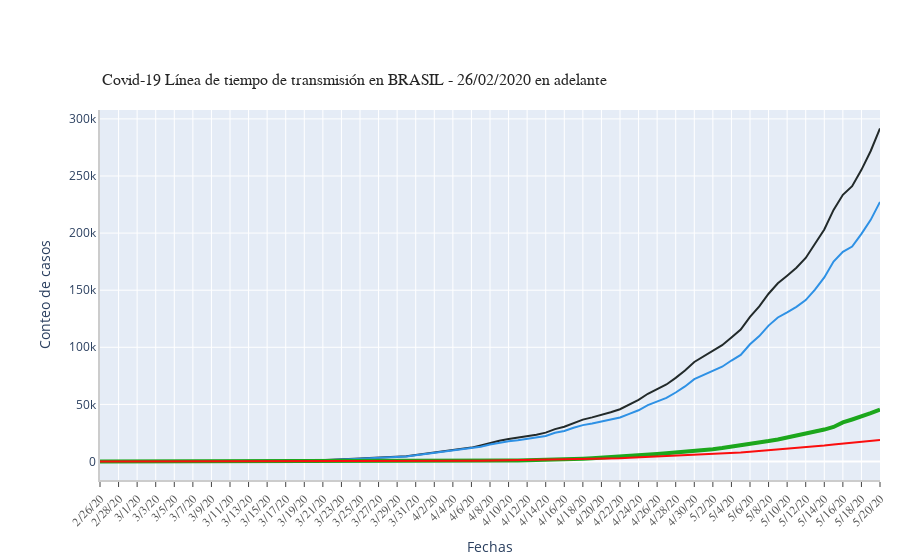

The code cell stored with this chart in its notebook:
### Markdown cell above
#### Cronología de transmisión Covid-19 en BRASIL - 26/02/2020 en adelante

### Code cell
#Just need to change the ts_array
ts_array = [confirmed_Brazil_ts[35:], active_Brazil_ts[35:], recovered_Brazil_ts[35:], deaths_Brazil_ts[35:]]
fig_4 = draw_plot(ts_array = ts_array, 
                  ts_label = labels , 
                  title = "Covid-19 Línea de tiempo de transmisión en BRASIL - 26/02/2020 en adelante",
                  colors = colors, mode_size = mode_size, 
                  line_size = line_size , 
                  x_axis_title = "Fechas" , 
                  y_axis_title = "Conteo de casos", 
                  tickangle = 315, 
                  yaxis_type = "", additional_annotations=[])

fig_4.show()
#print(active_Brazil_ts[35:])

### Figure 1 — Plotly figure (JSON) as saved in the notebook; plotly's stock layout.template omitted (floating-point values rounded to 4 significant figures)
{"data": [{"connectgaps": true, "line": {"color": "#222A2A", "width": 2}, "name": "Confirmados", "type": "scatter", "x": ["2/26/20", "2/27/20", "2/28/20", "2/29/20", "3/1/20", "3/2/20", "3/3/20", "3/4/20", "3/5/20", "3/6/20", "3/7/20", "3/8/20", "3/9/20", "3/10/20", "3/11/20", "3/12/20", "3/13/20", "3/14/20", "3/15/20", "3/16/20", "3/17/20", "3/18/20", "3/19/20", "3/20/20", "3/21/20", "3/22/20", "3/23/20", "3/24/20", "3/25/20", "3/26/20", "3/27/20", "3/28/20", "3/29/20", "3/30/20", "3/31/20", "4/1/20", "4/2/20", "4/3/20", "4/4/20", "4/5/20", "4/6/20", "4/7/20", "4/8/20", "4/9/20", "4/10/20", "4/11/20", "4/12/20", "4/13/20", "4/14/20", "4/15/20", "4/16/20", "4/17/20", "4/18/20", "4/19/20", "4/20/20", "4/21/20", "4/22/20", "4/23/20", "4/24/20", "4/25/20", "4/26/20", "4/27/20", "4/28/20", "4/29/20", "4/30/20", "5/1/20", "5/2/20", "5/3/20", "5/4/20", "5/5/20", "5/6/20", "5/7/20", "5/8/20", "5/9/20", "5/10/20", "5/11/20", "5/12/20", "5/13/20", "5/14/20", "5/15/20", "5/16/20", "5/17/20", "5/18/20", "5/19/20", "5/20/20"], "y": [1, 1, 1, 2, 2, 2, 2, 4, 4, 13, 13, 20, 25, 31, 38, 52, 151, 151, 162, 200, 321, 372, 621, 793, 1021, 1546, 1924, 2247, 2554, 2985, 3417, 3904, 4256, 4579, 5717, 6836, 8044, 9056, 10360, 11130, 12161, 14034, 16170, 18092, 19638, 20727, 22192, 23430, 25262, 28320, 30425, 33682, 36658, 38654, 40743, 43079, 45757, 50036, 54043, 59324, 63100, 67446, 73235, 79685, 87187, 92202, 97100, 101826, 108620, 115455, 126611, 135773, 146894, 156061, 162699, 169594, 178214, 190137, 203165, 220291, 233511, 241080, 255368, 271885, 291579]}, {"connectgaps": true, "line": {"color": "#2E91E5", "width": 2}, "name": "Activos", "type": "scatter", "x": ["2/26/20", "2/27/20", "2/28/20", "2/29/20", "3/1/20", "3/2/20", "3/3/20", "3/4/20", "3/5/20", "3/6/20", "3/7/20", "3/8/20", "3/9/20", "3/10/20", "3/11/20", "3/12/20", "3/13/20", "3/14/20", "3/15/20", "3/16/20", "3/17/20", "3/18/20", "3/19/20", "3/20/20", "3/21/20", "3/22/20", "3/23/20", "3/24/20", "3/25/20", "3/26/20", "3/27/20", "3/28/20", "3/29/20", "3/30/20", "3/31/20", "4/1/20", "4/2/20", "4/3/20", "4/4/20", "4/5/20", "4/6/20", "4/7/20", "4/8/20", "4/9/20", "4/10/20", "4/11/20", "4/12/20", "4/13/20", "4/14/20", "4/15/20", "4/16/20", "4/17/20", "4/18/20", "4/19/20", "4/20/20", "4/21/20", "4/22/20", "4/23/20", "4/24/20", "4/25/20", "4/26/20", "4/27/20", "4/28/20", "4/29/20", "4/30/20", "5/1/20", "5/2/20", "5/3/20", "5/4/20", "5/5/20", "5/6/20", "5/7/20", "5/8/20", "5/9/20", "5/10/20", "5/11/20", "5/12/20", "5/13/20", "5/14/20", "5/15/20", "5/16/20", "5/17/20", "5/18/20", "5/19/20", "5/20/20"], "y": [-2, -2, -2, -1, -1, -1, -1, 1, 1, 10, 10, 17, 22, 27, 34, 48, 147, 147, 149, 187, 306, 355, 600, 762, 983, 1494, 1863, 2161, 2452, 2863, 3252, 3709, 4025, 4318, 5393, 6448, 7529, 8505, 9686, 10415, 11222, 12927, 14845, 16522, 17807, 18634, 19889, 20921, 22371, 25152, 26733, 29500, 31841, 33338, 34883, 36363, 38481, 41693, 44841, 49328, 52291, 55706, 60405, 65735, 72113, 75783, 79520, 83000, 88406, 93375, 102692, 109807, 118990, 126104, 130607, 135392, 141333, 150497, 161197, 175071, 183625, 188167, 199282, 211593, 227298]}, {"connectgaps": true, "line": {"color": "#1CA71C", "width": 4}, "name": "Recuperados", "type": "scatter", "x": ["2/26/20", "2/27/20", "2/28/20", "2/29/20", "3/1/20", "3/2/20", "3/3/20", "3/4/20", "3/5/20", "3/6/20", "3/7/20", "3/8/20", "3/9/20", "3/10/20", "3/11/20", "3/12/20", "3/13/20", "3/14/20", "3/15/20", "3/16/20", "3/17/20", "3/18/20", "3/19/20", "3/20/20", "3/21/20", "3/22/20", "3/23/20", "3/24/20", "3/25/20", "3/26/20", "3/27/20", "3/28/20", "3/29/20", "3/30/20", "3/31/20", "4/1/20", "4/2/20", "4/3/20", "4/4/20", "4/5/20", "4/6/20", "4/7/20", "4/8/20", "4/9/20", "4/10/20", "4/11/20", "4/12/20", "4/13/20", "4/14/20", "4/15/20", "4/16/20", "4/17/20", "4/18/20", "4/19/20", "4/20/20", "4/21/20", "4/22/20", "4/23/20", "4/24/20", "4/25/20", "4/26/20", "4/27/20", "4/28/20", "4/29/20", "4/30/20", "5/1/20", "5/2/20", "5/3/20", "5/4/20", "5/5/20", "5/6/20", "5/7/20", "5/8/20", "5/9/20", "5/10/20", "5/11/20", "5/12/20", "5/13/20", "5/14/20", "5/15/20", "5/16/20", "5/17/20", "5/18/20", "5/19/20", "5/20/20"], "y": [3, 3, 3, 3, 3, 3, 3, 3, 3, 3, 3, 3, 3, 4, 4, 4, 4, 4, 13, 13, 14, 14, 15, 20, 23, 27, 27, 40, 43, 45, 73, 84, 95, 102, 123, 148, 191, 192, 229, 229, 375, 421, 506, 620, 774, 969, 1080, 1181, 1359, 1432, 1768, 2041, 2463, 2854, 3273, 3975, 4370, 5012, 5498, 5939, 6523, 7137, 7747, 8437, 9068, 10007, 10819, 11775, 12847, 14142, 15331, 16776, 17887, 19301, 20969, 22549, 24420, 26400, 27969, 30258, 34224, 36795, 39233, 42309, 45422]}, {"connectgaps": true, "line": {"color": "#FB0D0D", "width": 2}, "name": "Descesos", "type": "scatter", "x": ["2/26/20", "2/27/20", "2/28/20", "2/29/20", "3/1/20", "3/2/20", "3/3/20", "3/4/20", "3/5/20", "3/6/20", "3/7/20", "3/8/20", "3/9/20", "3/10/20", "3/11/20", "3/12/20", "3/13/20", "3/14/20", "3/15/20", "3/16/20", "3/17/20", "3/18/20", "3/19/20", "3/20/20", "3/21/20", "3/22/20", "3/23/20", "3/24/20", "3/25/20", "3/26/20", "3/27/20", "3/28/20", "3/29/20", "3/30/20", "3/31/20", "4/1/20", "4/2/20", "4/3/20", "4/4/20", "4/5/20", "4/6/20", "4/7/20", "4/8/20", "4/9/20", "4/10/20", "4/11/20", "4/12/20", "4/13/20", "4/14/20", "4/15/20", "4/16/20", "4/17/20", "4/18/20", "4/19/20", "4/20/20", "4/21/20", "4/22/20", "4/23/20", "4/24/20", "4/25/20", "4/26/20", "4/27/20", "4/28/20", "4/29/20", "4/30/20", "5/1/20", "5/2/20", "5/3/20", "5/4/20", "5/5/20", "5/6/20", "5/7/20", "5/8/20", "5/9/20", "5/10/20", "5/11/20", "5/12/20", "5/13/20", "5/14/20", "5/15/20", "5/16/20", "5/17/20", "5/18/20", "5/19/20", "5/20/20"], "y": [0, 0, 0, 0, 0, 0, 0, 0, 0, 0, 0, 0, 0, 0, 0, 0, 0, 0, 0, 0, 1, 3, 6, 11, 15, 25, 34, 46, 59, 77, 92, 111, 136, 159, 201, 240, 324, 359, 445, 486, 564, 686, 819, 950, 1057, 1124, 1223, 1328, 1532, 1736, 1924, 2141, 2354, 2462, 2587, 2741, 2906, 3331, 3704, 4057, 4286, 4603, 5083, 5513, 6006, 6412, 6761, 7051, 7367, 7938, 8588, 9190, 10017, 10656, 11123, 11653, 12461, 13240, 13999, 14962, 15662, 16118, 16853, 17983, 18859]}], "layout": {"annotations": [{"font": {"color": "rgb(37,37,37)", "family": "Arial", "size": 16}, "showarrow": false, "text": "Covid-19 Línea de tiempo de transmisión en BRASIL - 26/02/2020 en adelante", "x": 0, "xanchor": "left", "xref": "paper", "y": 1.05, "yanchor": "bottom", "yref": "paper"}], "autosize": true, "margin": {"autoexpand": false, "l": 100, "r": 20, "t": 110}, "showlegend": true, "xaxis": {"linecolor": "rgb(204, 204, 204)", "linewidth": 2, "showgrid": true, "showline": true, "showticklabels": true, "tickangle": -45, "tickfont": {"color": "rgb(82, 82, 82)", "family": "Arial", "size": 12}, "ticks": "outside", "title": {"text": "Fechas"}}, "yaxis": {"linecolor": "rgb(204, 204, 204)", "linewidth": 2, "showgrid": true, "showline": true, "showticklabels": true, "title": {"text": "Conteo de casos"}}}}
